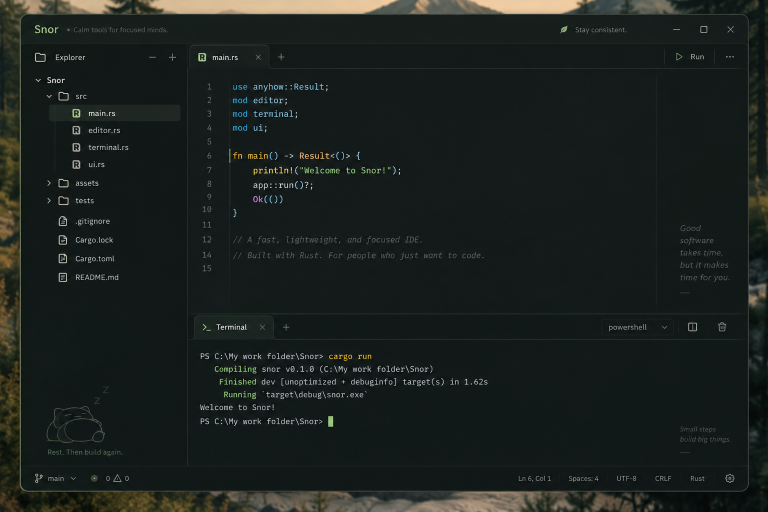
#> input picture file_00000000996c81faaa1c3fe9743de377.png, 1536 x 1024 px, found by its file name (shown at 1/2 size)
$ python crop_rail.py
#> lines starting #> are read from the running program, lines starting #| are printed output that depends on the picture
from PIL import Image
REF = r"C:/My work folder/Snor/file_00000000996c81faaa1c3fe9743de377.png"
im = Image.open(REF).convert("RGB")
#> im is the input picture: PIL image 1536x1024 RGB; mean R, G, B 26.8, 33.2, 30.4
# wide look at the rail region
c = im.crop((1240, 60, 1536, 1010))
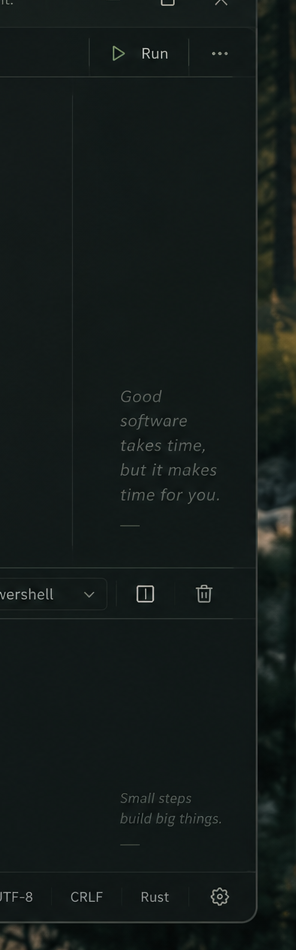
#> c: PIL image 296x950 RGB; mean R, G, B 20.2, 27.6, 25.8
c = c.resize((c.width*2, c.height*2), Image.NEAREST)
#> c: PIL image 592x1900 RGB
c.save(r"C:/My work folder/Snor/.workbuddy-ai/screenshots/ref_rail_region.png")
print("saved", c.size)
#| saved (592, 1900)
# and a brightened version so faint ink is visible
from PIL import ImageEnhance
b = ImageEnhance.Brightness(c).enhance(3.2)
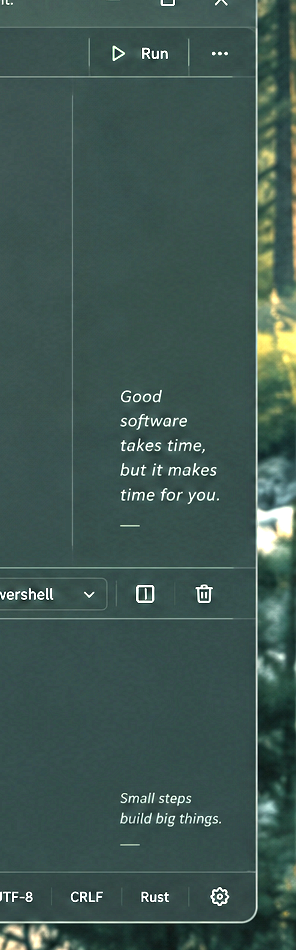
#> b: PIL image 592x1900 RGB (shown at 1/2 size); mean R, G, B 63.1, 87, 81.3
b.save(r"C:/My work folder/Snor/.workbuddy-ai/screenshots/ref_rail_region_bright.png")
